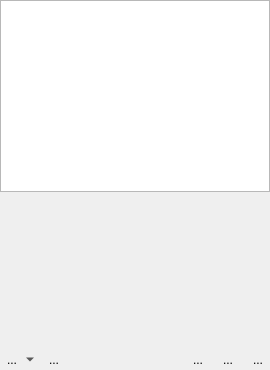
<?xml version="1.0" encoding="UTF-8"?>
<ui version="4.0">
 <class>GuidesList_UI</class>
 <widget class="QWidget" name="GuidesList_UI">
  <property name="geometry">
   <rect>
    <x>0</x>
    <y>0</y>
    <width>270</width>
    <height>370</height>
   </rect>
  </property>
  <property name="windowTitle">
   <string>Form</string>
  </property>
  <layout class="QGridLayout" name="gridLayout">
   <property name="leftMargin">
    <number>0</number>
   </property>
   <property name="topMargin">
    <number>0</number>
   </property>
   <property name="rightMargin">
    <number>0</number>
   </property>
   <property name="bottomMargin">
    <number>0</number>
   </property>
   <item row="2" column="1">
    <widget class="QToolButton" name="guide_delete">
     <property name="text">
      <string>...</string>
     </property>
     <property name="icon">
      <iconset theme="edit-delete"/>
     </property>
     <property name="autoRaise">
      <bool>true</bool>
     </property>
    </widget>
   </item>
   <item row="2" column="0">
    <widget class="QToolButton" name="guide_add">
     <property name="text">
      <string>...</string>
     </property>
     <property name="icon">
      <iconset theme="list-add"/>
     </property>
     <property name="popupMode">
      <enum>QToolButton::MenuButtonPopup</enum>
     </property>
     <property name="autoRaise">
      <bool>true</bool>
     </property>
     <property name="arrowType">
      <enum>Qt::NoArrow</enum>
     </property>
    </widget>
   </item>
   <item row="0" column="0" colspan="6">
    <widget class="QListView" name="guides_list">
     <property name="sizePolicy">
      <sizepolicy hsizetype="Expanding" vsizetype="MinimumExpanding">
       <horstretch>0</horstretch>
       <verstretch>0</verstretch>
      </sizepolicy>
     </property>
    </widget>
   </item>
   <item row="2" column="5">
    <widget class="QToolButton" name="configure">
     <property name="text">
      <string>...</string>
     </property>
     <property name="icon">
      <iconset theme="configure"/>
     </property>
     <property name="autoRaise">
      <bool>true</bool>
     </property>
    </widget>
   </item>
   <item row="2" column="2">
    <spacer name="horizontalSpacer">
     <property name="orientation">
      <enum>Qt::Horizontal</enum>
     </property>
     <property name="sizeHint" stdset="0">
      <size>
       <width>77</width>
       <height>20</height>
      </size>
     </property>
    </spacer>
   </item>
   <item row="2" column="4">
    <widget class="QToolButton" name="show_categories">
     <property name="text">
      <string>...</string>
     </property>
     <property name="icon">
      <iconset theme="view-filter"/>
     </property>
     <property name="checkable">
      <bool>true</bool>
     </property>
     <property name="autoRaise">
      <bool>true</bool>
     </property>
    </widget>
   </item>
   <item row="1" column="0" colspan="6">
    <widget class="QScrollArea" name="category_frame">
     <property name="frameShape">
      <enum>QFrame::NoFrame</enum>
     </property>
     <property name="widgetResizable">
      <bool>true</bool>
     </property>
     <widget class="QWidget" name="categoryContent">
      <property name="geometry">
       <rect>
        <x>0</x>
        <y>0</y>
        <width>270</width>
        <height>138</height>
       </rect>
      </property>
     </widget>
    </widget>
   </item>
   <item row="2" column="3">
    <widget class="QToolButton" name="guide_save">
     <property name="text">
      <string>...</string>
     </property>
     <property name="icon">
      <iconset theme="document-save-as"/>
     </property>
     <property name="autoRaise">
      <bool>true</bool>
     </property>
    </widget>
   </item>
  </layout>
 </widget>
 <resources/>
 <connections/>
</ui>
